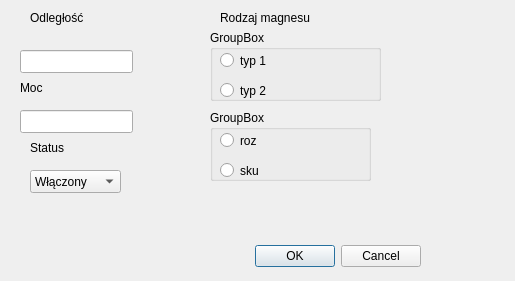
<?xml version="1.0" encoding="UTF-8"?>
<ui version="4.0">
 <class>dodaj</class>
 <widget class="QDialog" name="dodaj">
  <property name="geometry">
   <rect>
    <x>0</x>
    <y>0</y>
    <width>515</width>
    <height>281</height>
   </rect>
  </property>
  <property name="windowTitle">
   <string>Dialog</string>
  </property>
  <widget class="QDialogButtonBox" name="buttonBox">
   <property name="geometry">
    <rect>
     <x>80</x>
     <y>240</y>
     <width>341</width>
     <height>32</height>
    </rect>
   </property>
   <property name="orientation">
    <enum>Qt::Horizontal</enum>
   </property>
   <property name="standardButtons">
    <set>QDialogButtonBox::Cancel|QDialogButtonBox::Ok</set>
   </property>
  </widget>
  <widget class="QLineEdit" name="lineEdit">
   <property name="geometry">
    <rect>
     <x>20</x>
     <y>50</y>
     <width>113</width>
     <height>23</height>
    </rect>
   </property>
  </widget>
  <widget class="QLineEdit" name="lineEdit_2">
   <property name="geometry">
    <rect>
     <x>20</x>
     <y>110</y>
     <width>113</width>
     <height>23</height>
    </rect>
   </property>
  </widget>
  <widget class="QComboBox" name="comboBox">
   <property name="geometry">
    <rect>
     <x>30</x>
     <y>170</y>
     <width>91</width>
     <height>23</height>
    </rect>
   </property>
   <item>
    <property name="text">
     <string>Włączony</string>
    </property>
   </item>
   <item>
    <property name="text">
     <string>Wyłączony</string>
    </property>
   </item>
  </widget>
  <widget class="QLabel" name="label">
   <property name="geometry">
    <rect>
     <x>30</x>
     <y>10</y>
     <width>71</width>
     <height>16</height>
    </rect>
   </property>
   <property name="text">
    <string>Odległość</string>
   </property>
  </widget>
  <widget class="QLabel" name="label_2">
   <property name="geometry">
    <rect>
     <x>20</x>
     <y>80</y>
     <width>71</width>
     <height>16</height>
    </rect>
   </property>
   <property name="text">
    <string>Moc</string>
   </property>
  </widget>
  <widget class="QLabel" name="label_3">
   <property name="geometry">
    <rect>
     <x>220</x>
     <y>10</y>
     <width>111</width>
     <height>16</height>
    </rect>
   </property>
   <property name="text">
    <string>Rodzaj magnesu</string>
   </property>
  </widget>
  <widget class="QLabel" name="label_4">
   <property name="geometry">
    <rect>
     <x>30</x>
     <y>140</y>
     <width>59</width>
     <height>15</height>
    </rect>
   </property>
   <property name="text">
    <string>Status</string>
   </property>
  </widget>
  <widget class="QGroupBox" name="groupBox">
   <property name="geometry">
    <rect>
     <x>210</x>
     <y>30</y>
     <width>171</width>
     <height>71</height>
    </rect>
   </property>
   <property name="title">
    <string>GroupBox</string>
   </property>
   <widget class="QRadioButton" name="radioButton">
    <property name="geometry">
     <rect>
      <x>10</x>
      <y>20</y>
      <width>100</width>
      <height>21</height>
     </rect>
    </property>
    <property name="text">
     <string>typ 1</string>
    </property>
   </widget>
   <widget class="QRadioButton" name="radioButton_2">
    <property name="geometry">
     <rect>
      <x>10</x>
      <y>50</y>
      <width>100</width>
      <height>21</height>
     </rect>
    </property>
    <property name="text">
     <string>typ 2</string>
    </property>
   </widget>
  </widget>
  <widget class="QGroupBox" name="groupBox_2">
   <property name="geometry">
    <rect>
     <x>210</x>
     <y>110</y>
     <width>161</width>
     <height>71</height>
    </rect>
   </property>
   <property name="title">
    <string>GroupBox</string>
   </property>
   <widget class="QRadioButton" name="radioButton_3">
    <property name="geometry">
     <rect>
      <x>10</x>
      <y>20</y>
      <width>100</width>
      <height>21</height>
     </rect>
    </property>
    <property name="text">
     <string>roz</string>
    </property>
   </widget>
   <widget class="QRadioButton" name="radioButton_4">
    <property name="geometry">
     <rect>
      <x>10</x>
      <y>50</y>
      <width>100</width>
      <height>21</height>
     </rect>
    </property>
    <property name="text">
     <string>sku</string>
    </property>
   </widget>
  </widget>
 </widget>
 <resources/>
 <connections>
  <connection>
   <sender>buttonBox</sender>
   <signal>accepted()</signal>
   <receiver>dodaj</receiver>
   <slot>accept()</slot>
   <hints>
    <hint type="sourcelabel">
     <x>248</x>
     <y>254</y>
    </hint>
    <hint type="destinationlabel">
     <x>157</x>
     <y>274</y>
    </hint>
   </hints>
  </connection>
  <connection>
   <sender>buttonBox</sender>
   <signal>rejected()</signal>
   <receiver>dodaj</receiver>
   <slot>reject()</slot>
   <hints>
    <hint type="sourcelabel">
     <x>316</x>
     <y>260</y>
    </hint>
    <hint type="destinationlabel">
     <x>286</x>
     <y>274</y>
    </hint>
   </hints>
  </connection>
 </connections>
</ui>
